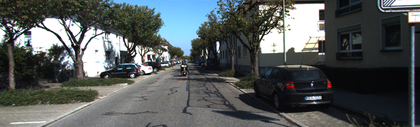
%> input picture t0_left.png, 420 x 127 px, shrunk from 1241 x 376 before the run
$ octave test_stereo.m   (GNU Octave 9; MATLAB toolbox functions it lacks are replaced by stand-ins)
%> lines starting %> are read from the running program, lines starting %| are printed output that depends on the picture
%> further down, I0_l is the input picture: size 127x420x3 uint8; mean R, G, B 84.2, 89.5, 89.7
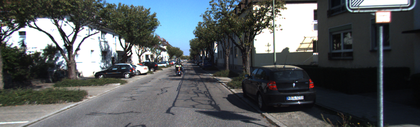
%> input picture t0_right.png, 420 x 127 px, shrunk from 1241 x 376 before the run
%> further down, I0_r is the input picture: size 127x420x3 uint8; mean R, G, B 86.2, 91.1, 93.5
### genDisparityMap.m
function [D] = genDisparityMap(I1, I2, min_d, max_d, w_radius)
%> called with min_d = 0, max_d = 64, w_radius = 4
% INPUT
%   I1 the left stereo image
%   I2 the right stereo image
%   min_d minimum disparity
%   max_d maximum disparity
%   w_radius the radius of the window to do the AD aggeration
%
% OUTPUT
%   D disparity values

if nargin < 5, w_radius = 4; end % 9x9 window
if nargin < 4, max_d = 64; end
if nargin < 3, min_d = 0; end

% Grayscale Images are sufficient for stereo matching
% The Green channel is actually a good approximation of the grayscale, we
% could instad do I1 = I1(:,:,2);
if size(I1, 3) > 1, I1 = rgb2gray(I1); end
if size(I2, 3) > 1, I2 = rgb2gray(I2); end

% convert to double/single
I1 = double(I1);
%> I1: size 127x420 double
I2 = double(I2);
%> I2: size 127x420 double

%% Calculate SAD values for each pixel in the Left Image.
%% Write your code here:
kernel = ones(2*w_radius + 1);

%%
% the range of disparit y values from min_d to max_d inclusive
d_vals = min_d:max_d;
%% Write your code here:
% D is the Disparity Matrix and is the same size as that of the Images.
I1_pad = padarray(I1, [w_radius w_radius],0,'both');
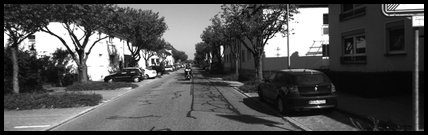
%> I1_pad: size 135x428 double; min 0, max 255, mean 81.2
I2_pad = padarray(I2, [w_radius w_radius],0,'both');
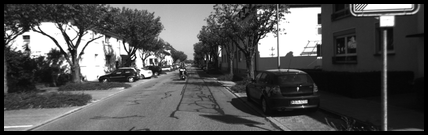
%> I2_pad: size 135x428 double; min 0, max 255, mean 83
minSSD = ones(size(I1))*100000;
D = ones(size(I1));
for dvals = min_d:max_d
    I2_trans = imtranslate(I2_pad, [dvals 0]);
    abs_diff = imabsdiff(I1_pad,I2_trans);
    ssd = conv2(abs_diff,kernel,'valid');
    for i = 1:size(I1,1)
        for j = 1:size(I1,2)
            if (ssd(i,j) < minSSD(i,j))
                minSSD(i,j) = ssd(i,j);
                D(i,j) = dvals;
            end
        end
    end
end
%> this loop made 65 passes
%> pass 1, in genDisparityMap, `abs_diff = imabsdiff(I1_pad,I2_trans);`:
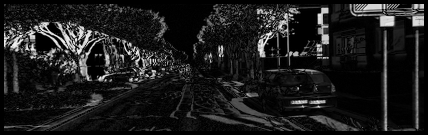
%> abs_diff: size 135x428 double; min 0, max 255, mean 28.6
%> pass 1, in genDisparityMap, `ssd = conv2(abs_diff,kernel,'valid');`:
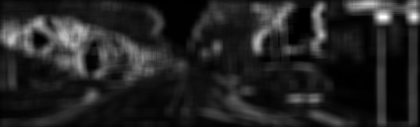
%> ssd: size 127x420 double; min 0, max 17401, mean 2453.6; drawn with min black and max white
%> after the loop:
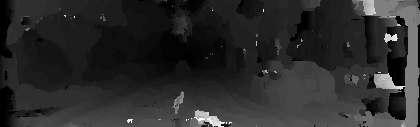
%> D: size 127x420 double; min 0, max 64, mean 10.9; drawn with min black and max white
%> after the loop:
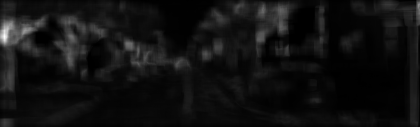
%> minSSD: size 127x420 double; min 0, max 10060, mean 696.4; drawn with min black and max white


%% Visualize disparity map
figure;
imagesc(D, [0, max_d]);
colormap(gray);
colorbar;
axis image;
title('Disparity Map');
end

### test_stereo.m
%% this is the optional script for testing q1.2

w_radius = 4;
max_d = 64;
min_d = 0;

%% test at t0
I0_l = imread('t0_left.png');
I0_r = imread('t0_right.png');
% Run learner solution.
[D_t0]=genDisparityMap(I0_l, I0_r, min_d, max_d, w_radius);
%> (the run ends here)
